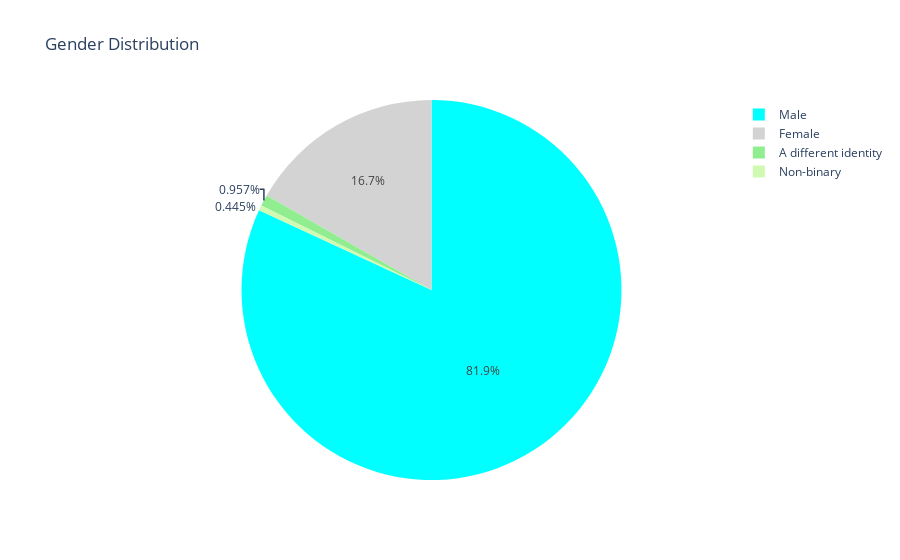

Here is the notebook cell this chart was saved with:
### Markdown cell above
**The tech world seems still a man's world.**

### Code cell
# Assigning color to pie slice
colors = ['aqua', 'lightgrey', 'lightgreen', '#D0F9B1', 'khaki', 'grey']

# Renaming a gender 
mulchrep['GenderSelect'] = np.where(mulchrep['GenderSelect'] == 'Non-binary, genderqueer, or gender non-conforming', 'Non-binary',
                                    mulchrep['GenderSelect'])

gender = mulchrep['GenderSelect'].value_counts()
label = gender.index
size = gender.values

# Plotting the Pie Chart to display the Gender Distribution
trace = go.Pie(
    labels=label,
    values=size,
    marker=dict(colors=colors)
)

data = [trace]
layout = go.Layout(title = 'Gender Distribution')

fig = go.Figure(data = data, layout=layout)
po.iplot(fig)

### Figure 1 — Plotly figure (JSON) as saved in the notebook; plotly's stock layout.template omitted (floating-point values rounded to 4 significant figures)
{"data": [{"labels": ["Male", "Female", "A different identity", "Non-binary"], "marker": {"colors": ["aqua", "lightgrey", "lightgreen", "#D0F9B1", "khaki", "grey"]}, "type": "pie", "values": [13610, 2778, 159, 74]}], "layout": {"title": {"text": "Gender Distribution"}}}
